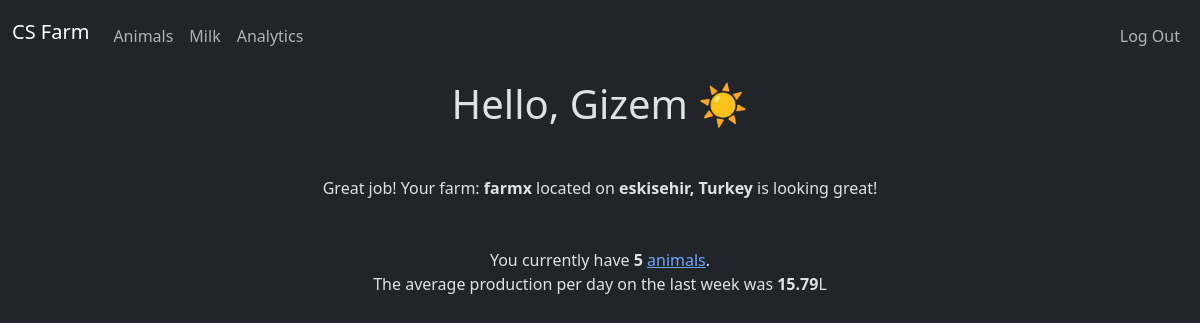
Page / (signed in) on the committed database.
### tables this page shows
CREATE TABLE users (id INTEGER PRIMARY KEY AUTOINCREMENT NOT NULL, username TEXT NOT NULL, pass TEXT NOT NULL);

CREATE TABLE farms (farm_id INTEGER PRIMARY KEY AUTOINCREMENT NOT NULL, user_id INTEGER, name TEXT NOT NULL, country TEXT, location TEXT, created_at TEXT, FOREIGN KEY (user_id) REFERENCES users (id));

### app.py (the view, shortened to what this page needs)
@app.route("/", methods=["GET", "POST"])
def hello():
    if session.get("user_id") is None:
        return redirect("/login")
    db = connection()
    user_id = session["user_id"]
    if request.method == "GET":
        username = get_username(db, user_id)
        row = db.execute(
            "SELECT * from farms where user_id = (?);", (user_id,)).fetchone()
        if row is None:
            countries = []
            with open("countries.txt") as file:
                for line in file.readlines():
                    countries.append(line.strip())
            return render_template("farm_new.html", countries=countries)
        farm = Farm(row)
        animals_count = get_animal_count(db, user_id)
        avg_prod = round(get_avg_prod(db, user_id), 2)
        return render_template("farm.html",
                               farm=farm,
                               username=username.title(),
                               animals_count=animals_count,
                               avg_prod=avg_prod)

### database.py (called while the page is built)
def connection() -> sqlite3.Connection:
    con = sqlite3.connect(__db_url)
    con.row_factory = sqlite3.Row
    return con

def get_username(db: sqlite3.Connection, user_id: str) -> str:
    row = db.execute(
        "SELECT username FROM users WHERE id = (?);", (user_id,)).fetchone()
    return row[0]

def get_animal_count(db: sqlite3.Connection, user_id) -> str:
    row = db.execute(
        "SELECT COUNT(name) FROM animals WHERE user_id = (?);", (user_id,)).fetchone()
    return row[0]

def get_avg_prod(db: sqlite3.Connection, user_id: str) -> str:
    row = db.execute(
        "SELECT AVG(prod) FROM production WHERE user_id = (?);", (user_id,)).fetchone()
    return row[0]

### templates/farm.html (shortened to what this page needs)
{% extends "base.html" %}
{% block main %}
<div>
	<h1>Hello, {{ username }} ☀️  </h1>
</div>
<div class="container mt-5">
	<p>Great job! Your farm: <b>{{ farm.name }} </b>
	located on <b>{{ farm.location }}, {{ farm.country }}</b>
	is looking great!</p>
</div>
<div class="container mt-5">
	<p>You currently have <b>{{ animals_count }} </b> <a href="/animals">animals</a>. <br/>The average production per day on the last week was <b>{{ avg_prod }}</b>L </p>
</div>
{% endblock %}

### rows in the picture
users: username "Gizem"
farms: name "farmx", location "eskisehir", country "Turkey"

### other values in the picture
{{ animals_count }} "5"
{{ avg_prod }} "15.79"
